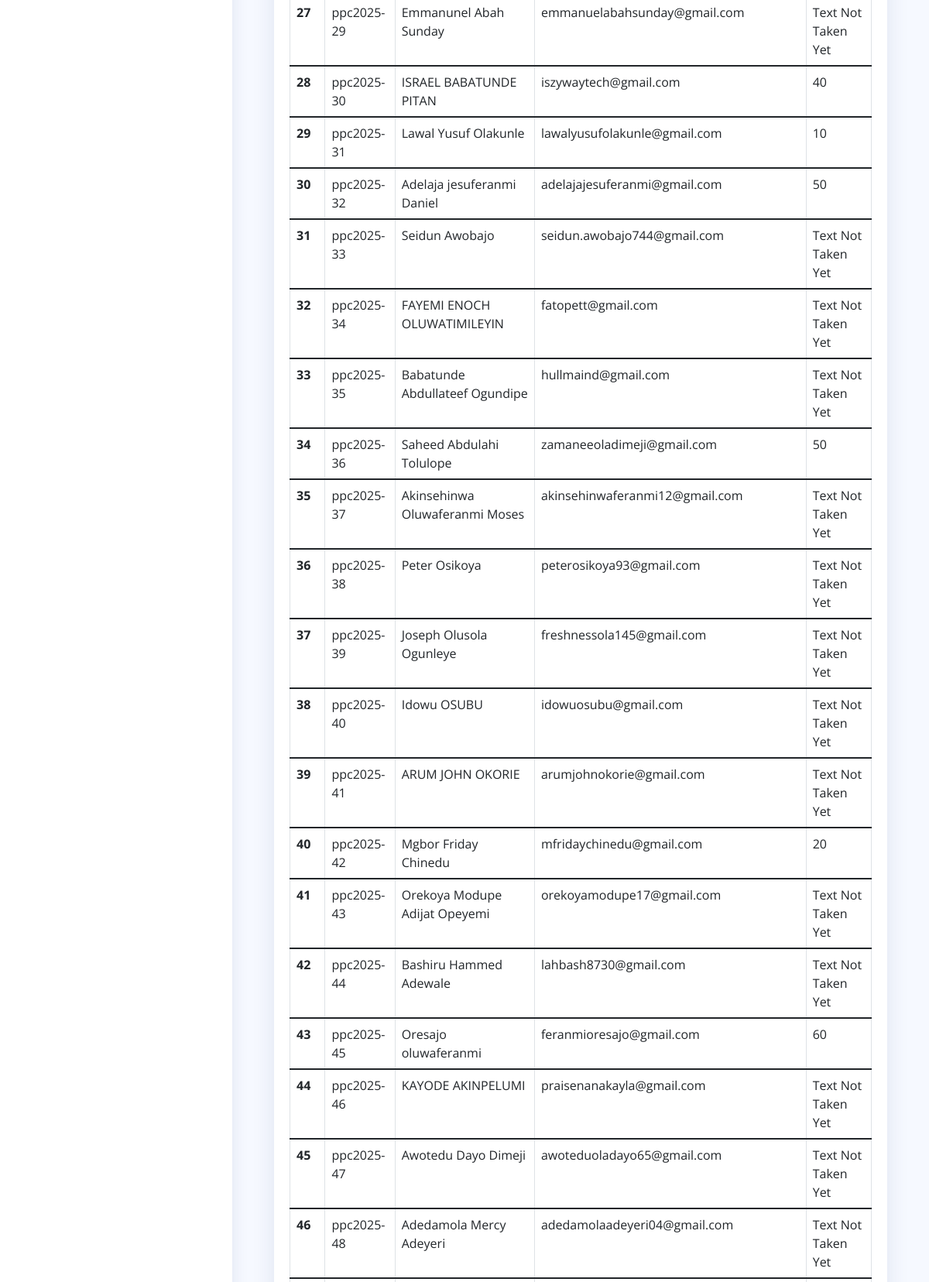
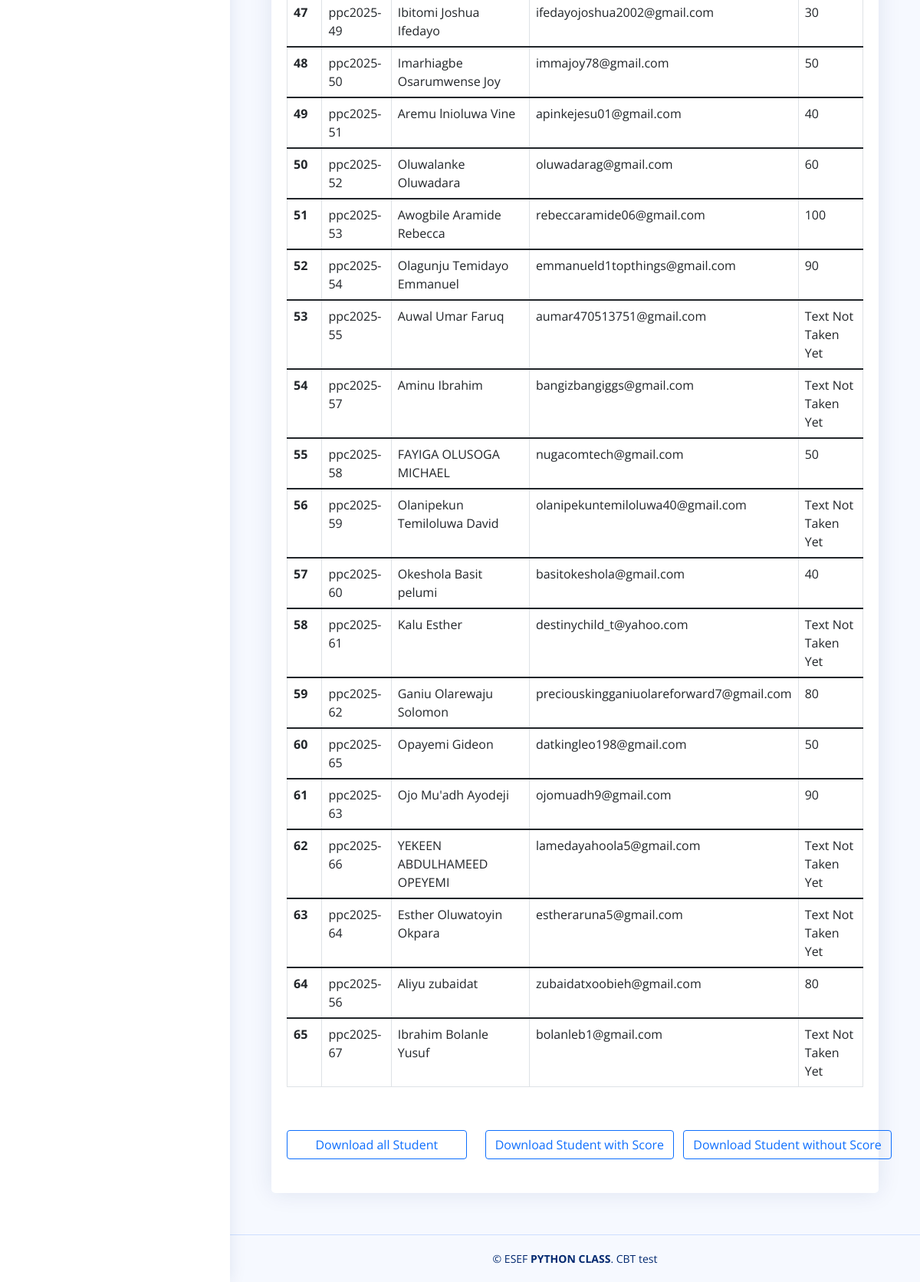
/all_student (signed in, lower part), run on an earlier commit of the app's database (2 pictures, top to bottom).
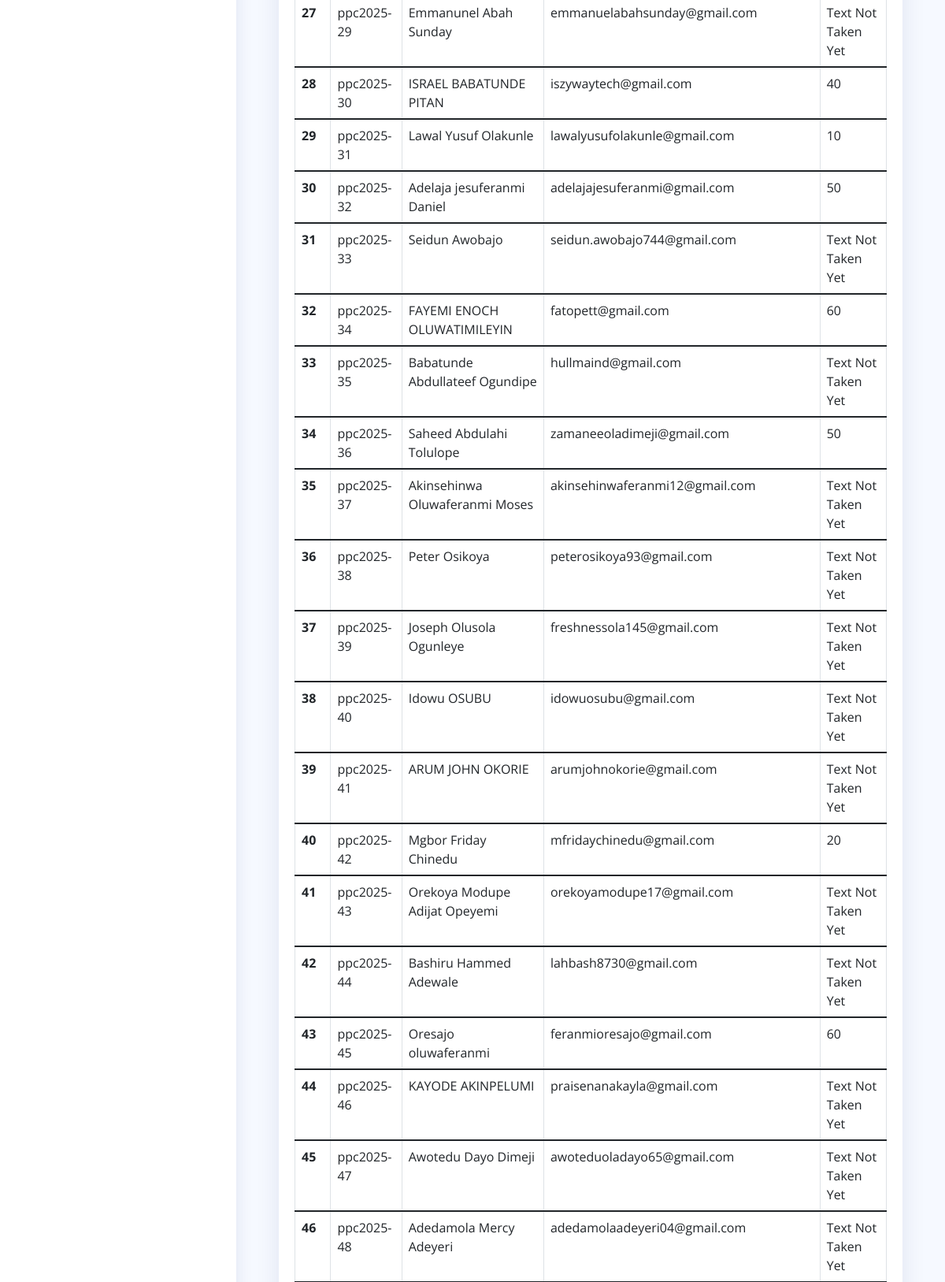
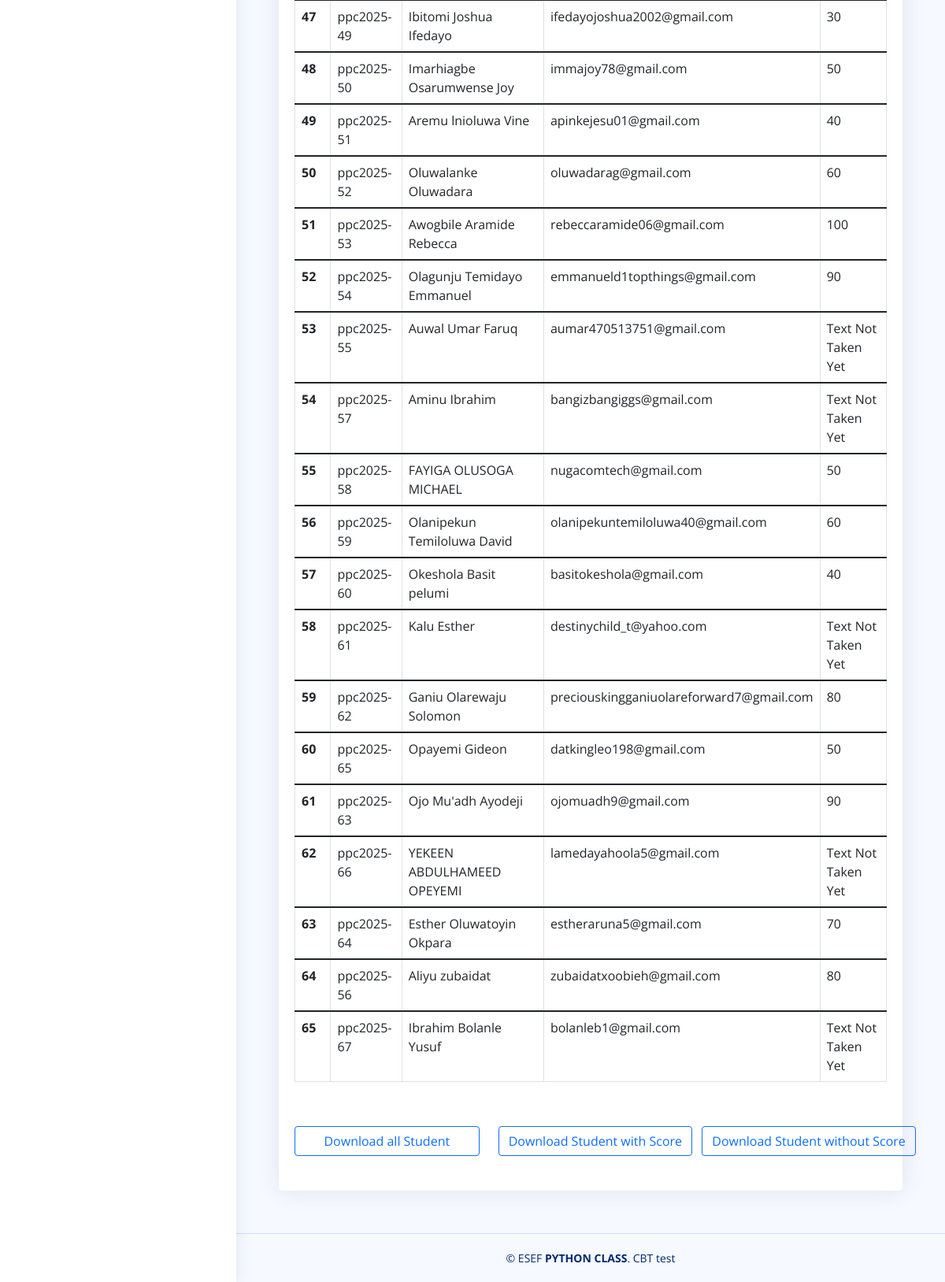
And on a later commit of the database (2 pictures, top to bottom).
### cbt_test/models.py (models this page shows, shortened)
class Student(db.Model):
    id = db.Column(db.Integer, primary_key=True)
    studentID = db.Column(db.String(25), unique=True, nullable=False)
    fullname = db.Column(db.String(60), nullable=False)
    email = db.Column(db.String(120), unique=True, nullable=False)
    score = db.Column(db.Integer, nullable=True)
    status = db.Column(db.String(25), nullable=False, default='Text Not Taken Yet')

### cbt_test/routes.py (the view, shortened to what this page needs)
@main.route("/all_student", methods=['GET', 'POST'])
@login_required
def allStudent():
    students=Student.query.all()
    form = downloadAllStudent()
    return render_template("all_student.html",  form=form, students=students)

### cbt_test/forms.py
class downloadAllStudent(FlaskForm):
    downloadAllStudent = SubmitField('Download all Student')
    downloadScoreStudent = SubmitField('Download Student with Score')
    downloadNoScoreStudent = SubmitField('Download Student without Score')

### cbt_test/models.py (called while the page is built)
@loginManager.user_loader
def loadUser(userID):
    return Admin.query.get(int(userID))

### cbt_test/templates/all_student.html (shortened to what this page needs)
{% extends "layout.html" %}
    {% block content %}
    <main id="main" class="main">
        <div class="container">
            <section class="section register min-vh-200 d-flex flex-column  py-1">
                <div class="container">
                    <div class="row ">
                        <div class="col-lg-12">
                                <form method="POST" action="">
                                    <div class="card">
                                        <div class="card-body">
                                            <table class="table table-bordered">
                                                {% for student in students %}
                                                    <tbody>
                                                        <tr>
                                                            <th scope="row">{{ loop.index }}</th>
                                                            <td>{{ student.studentID }}</td>
                                                            <td>{{ student.fullname }}</td>
                                                            <td>{{ student.email }}</td>
                                                            {% if student.score == None %}
                                                                <td>{{ student.status }}</td>
                                                            {% else %}
                                                                <td>{{ student.score }}</td>
                                                            {% endif %}
                                                        </tr>
                                                    </tbody>
                                                {% endfor %}
                                            </table>
                                            <div class="row form-group">
                                                <div class="d-grid gap-2 mt-3 pt-4 pb-4 col-md-4">
                                                    {{ form.downloadAllStudent(class="form-submit btn btn-outline-primary") }}
                                                </div>
                                                <div class="d-grid gap-2 mt-3 pt-4 pb-4 col-md-4">
                                                    {{ form.downloadScoreStudent(class="form-submit btn btn-outline-primary") }}
                                                </div>
                                                <div class="d-grid gap-2 mt-3 pt-4 pb-4 col-md-4">
                                                    {{ form.downloadNoScoreStudent(class="form-submit btn btn-outline-primary") }}
                                                </div>
                                            </div>
                                        </div>
                                    </div>
                                </form>
                            </div>
                        </div>
                    </div>
                </div>
      </main>
    {% endblock %}

### cbt_test/templates/layout.html (shortened to what this page needs)
<!DOCTYPE html>
<html lang="en">
<head>
  <link href="../static/vendor/bootstrap/css/bootstrap.min.css" rel="stylesheet">
  <link href="../static/vendor/bootstrap-icons/bootstrap-icons.css" rel="stylesheet">
  <link href="../static/vendor/boxicons/css/boxicons.min.css" rel="stylesheet">
  <link href="../static/vendor/quill/quill.snow.css" rel="stylesheet">
  <link href="../static/vendor/quill/quill.bubble.css" rel="stylesheet">
  <link href="../static/vendor/remixicon/remixicon.css" rel="stylesheet">
  <link href="../static/vendor/simple-datatables/style.css" rel="stylesheet">
  <link href="{{ url_for('static', filename='style.css') }}" rel="stylesheet">
</head>
<body>
  <aside id="sidebar" class="sidebar">
  </aside>
  {% block content %}
  {% endblock %}
</body>
<footer id="footer" class="footer">
  <div class="copyright">
    &copy; ESEF <strong><span>PYTHON CLASS</span></strong>. CBT test
  </div>
</footer>
</html>

### cbt_test/static/style.css (style rules this page uses)
:root { scroll-behavior: smooth; }
body { font-family: "Open Sans", sans-serif; background: #f6f9ff; color: #444444; }
#main { margin-top: 60px; padding: 20px 30px; transition: all 0.3s; }
.card { margin-bottom: 30px; border: none; border-radius: 5px; box-shadow: 0px 0 30px rgba(1, 41, 112, 0.1); }
.card-body { padding: 0 20px 20px 20px; }
.sidebar { position: fixed; top: 60px; left: 0; bottom: 0; width: 300px; z-index: 996; transition: all 0.3s; padding: 20px; overflow-y: auto; scrollbar-width: thin; scrollbar-color: #aab7cf transparent; box-shadow: 0px 0px 20px rgba(1, 41, 112, 0.1); background-color: #fff; }
@media (min-width: 1200px) { #main, #footer { margin-left: 300px; } }
.footer { padding: 20px 0; font-size: 14px; transition: all 0.3s; border-top: 1px solid #cddfff; }
.footer .copyright { text-align: center; color: #012970; }

What changed in the data, as far as the page shows it:
changed Student "ppc2025-34": score (not shown) → "60"; status "Text Not Taken Yet" → (not shown)
changed Student "ppc2025-59": score (not shown) → "60"; status "Text Not Taken Yet" → (not shown)
changed Student "ppc2025-64": score (not shown) → "70"; status "Text Not Taken Yet" → (not shown)
